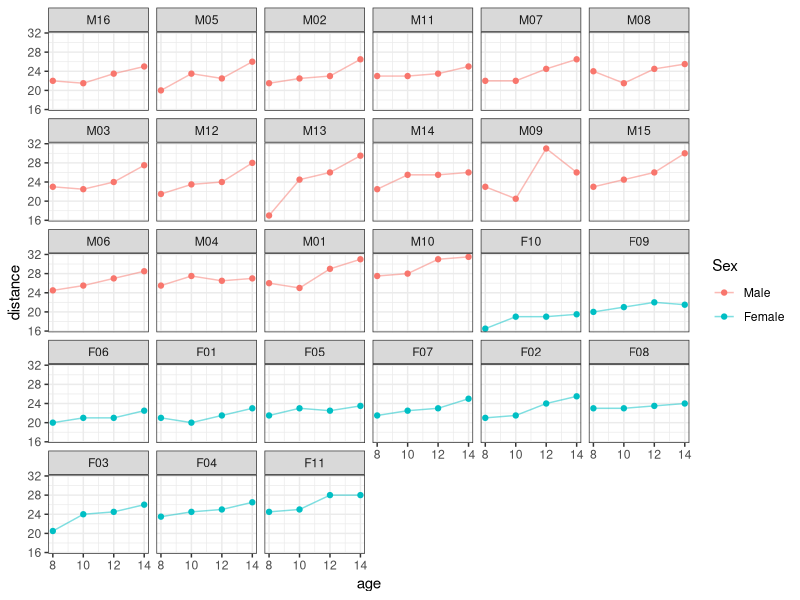
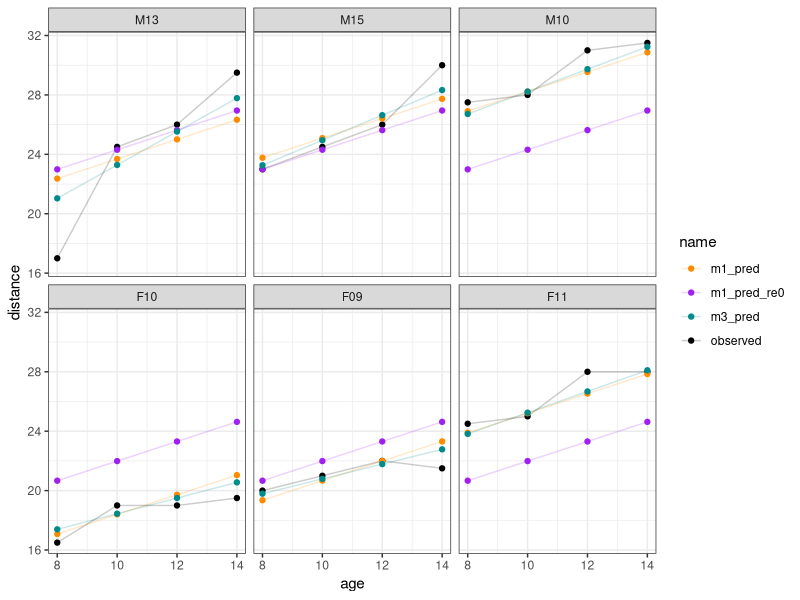
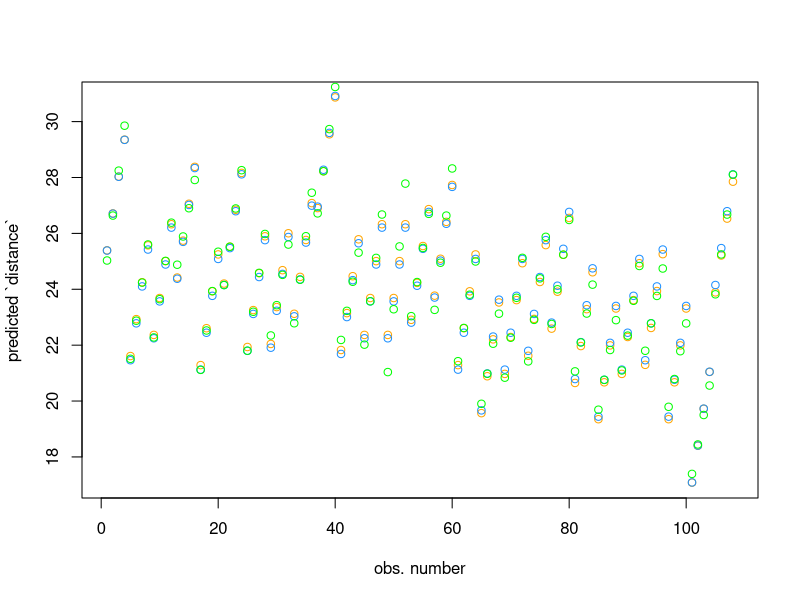

The R script that drew these images, in order:

# also require "nlme" for the data
library("lme4")
library("tidyr")
library("dplyr")
library("ggplot2")

# Investigators at the University of North Carolina Dental School 
# followed the growth of 27 children (16 males, 11 females) 
# from age 8 until age 14. Every two years they measured the 
# distance between the pituitary and the pterygomaxillary fissure (in mm), 
# two points that are easily identified on x-ray exposures of the 
# side of the head.
data(Orthodont, package = "nlme")
head(Orthodont, n = 10)

(n_orth <- nrow(Orthodont))
(n_partic <- length(unique(Orthodont$Subject)))


Orthodont %>%
  ggplot(., aes(x = age, y = distance, group = Subject, col = Sex)) +
  geom_line(alpha = 0.5) +
  geom_point() +
  facet_wrap( ~ Subject) +
  theme_bw() 






summary(m1 <- lmer(distance ~ age + Sex + (1  |Subject), data=Orthodont))
summary(m2 <- lmer(distance ~ age       + (1  |Subject), data=Orthodont))
summary(m3 <- lmer(distance ~ age + Sex + (age|Subject), data=Orthodont))

BIC(m1, m2, m3)
AIC(m1, m2, m3)

## note: re.form = NULL means include all random effects in preds
## note: re.form = NA means IGNORE random effects in preds (i.e. population prediction)
orth_preds <- 
  cbind(
    Orthodont,
    m1_pred     = predict(m1, re.form = NULL),
    m1_pred_re0 = predict(m1, re.form = NA),
    # m2_pred     = predict(m2, re.form = NULL),
    m3_pred     = predict(m3, re.form = NULL)
  )

orth_preds_lng <-
  orth_preds %>%
  pivot_longer(cols = c(distance, m1_pred, m1_pred_re0, m3_pred)) %>% # m2_pred, 
  rename(distance = value) %>%
  mutate(name = ifelse(name == "distance", "observed", name))


orth_preds_lng %>%
  dplyr::filter(Subject %in% c("M10", "M13", "M15", "F09", "F10", "F11")) %>%
  ggplot(., aes(x = age, y = distance, group = name, col = name)) +
    geom_line(alpha = 0.2) +
    geom_point() +
    facet_wrap( ~ Subject) +
    theme_bw() +
    scale_colour_manual(values = c("darkorange", "purple", "cyan4", "black"))


plot(
  1:n_orth, predict(m1, re.form = NULL), col = "orange",
  type = "p", xlab = "obs. number", ylab = "predicted `distance`"
) 
points(1:n_orth, predict(m2, re.form = NULL), col = "dodgerblue", type = "p") 
points(1:n_orth, predict(m3, re.form = NULL), col = "green", type = "p") 


